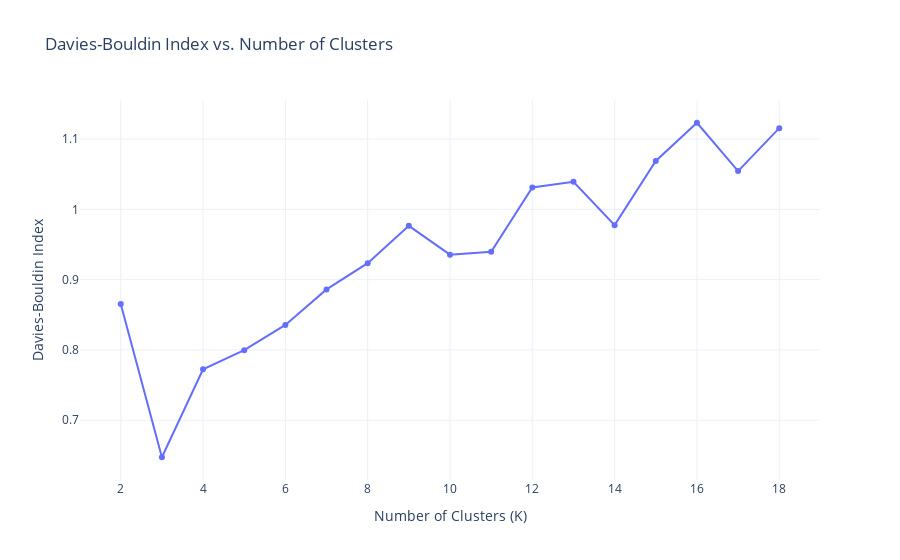

Notebook code cell kept with this figure:
### Code cell
davies_boulding_plot(df_machine)

### Figure 1 — Plotly figure (JSON) as saved in the notebook; plotly's stock layout.template omitted (floating-point values rounded to 4 significant figures)
{"data": [{"mode": "lines+markers", "type": "scatter", "x": [2, 3, 4, 5, 6, 7, 8, 9, 10, 11, 12, 13, 14, 15, 16, 17, 18], "y": [0.8653, 0.6473, 0.7725, 0.7996, 0.8356, 0.8861, 0.9235, 0.9766, 0.9355, 0.9396, 1.031, 1.039, 0.9776, 1.069, 1.123, 1.054, 1.116]}], "layout": {"showlegend": false, "title": {"text": "Davies-Bouldin Index vs. Number of Clusters"}, "xaxis": {"title": {"text": "Number of Clusters (K)"}}, "yaxis": {"title": {"text": "Davies-Bouldin Index"}}}}
